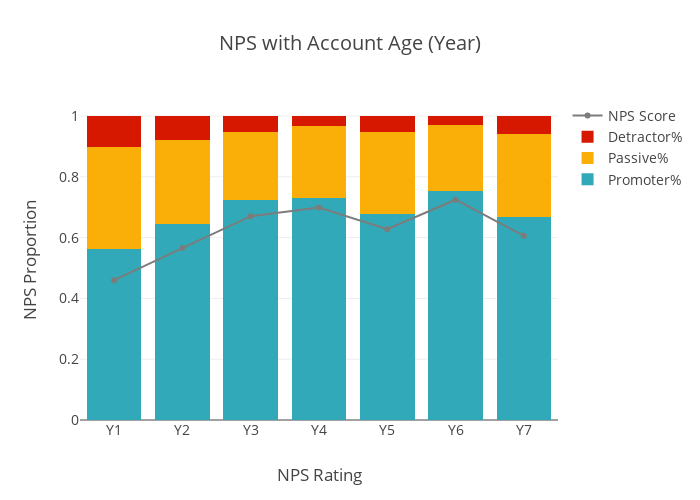

The notebook cell saved with this chart:
### Code cell
# Stack Bar Plot of propotions of promoters%, passive% and detractor% for diff Age
layout = go.Layout(
    title="NPS with Account Age (Year)",
    xaxis=dict(title='NPS Rating',tickmode = 'linear', categoryorder='array', side='bottom',type="category"),
    width=700,
    height=500,
    autosize=False,
    #yaxis=dict ( tickmode = 'linear',autorange="reversed",type="category")
    yaxis=dict(
            title='NPS Proportion'
        ),
    font=dict(size=14))

def agebardata(df,column):
    data=[]
    data1 = go.Bar(
        x=df[column],
        y=df['Promoter%'],
        marker=dict(color='#31A9B8'),
        name = 'Promoter%')
    data2 = go.Bar(
        x=df[column],
        y=df['Passive%'],
        marker=dict(color='#FAAF08'),
        name ='Passive%')
    data3 = go.Bar(
        x=df[column],
        y=df['Detractor%'],
        marker=dict(color='#D61800'),
        name ='Detractor%')
    data.append(data1)
    data.append(data2)
    data.append(data3)
    return data

data4 = go.Scatter(
                  x=agelevel2['Age_Year'], 
                  y=agelevel2['NPS'], 
                  mode='lines+markers',
                  marker=go.Marker(color='#7c7c7c'),
                  name='NPS Score'
                  )
data=agebardata(agelevel2,'Age_Year')
data.append(data4)
fig = go.Figure(data=data,layout=layout)
fig['layout'].update(barmode='stack')
iplot(fig,show_link=False)
#offline.plot(fig,image_height=500,image_width=750,image='png')
agenps = offline.plot(fig, include_plotlyjs=False, output_type='div',show_link=False,image_width=750, image_height=500)

### Figure 1 — Plotly figure (JSON) as saved in the notebook; plotly's stock layout.template omitted (floating-point values rounded to 4 significant figures)
{"data": [{"marker": {"color": "#31A9B8"}, "name": "Promoter%", "type": "bar", "x": ["Y1", "Y2", "Y3", "Y4", "Y5", "Y6", "Y7"], "y": [0.5615, 0.6451, 0.7225, 0.7312, 0.6788, 0.7536, 0.6667]}, {"marker": {"color": "#FAAF08"}, "name": "Passive%", "type": "bar", "x": ["Y1", "Y2", "Y3", "Y4", "Y5", "Y6", "Y7"], "y": [0.3369, 0.2761, 0.2254, 0.2366, 0.2701, 0.2174, 0.2727]}, {"marker": {"color": "#D61800"}, "name": "Detractor%", "type": "bar", "x": ["Y1", "Y2", "Y3", "Y4", "Y5", "Y6", "Y7"], "y": [0.1016, 0.07887, 0.05202, 0.03226, 0.05109, 0.02899, 0.06061]}, {"marker": {"color": "#7c7c7c"}, "mode": "lines+markers", "name": "NPS Score", "type": "scatter", "x": ["Y1", "Y2", "Y3", "Y4", "Y5", "Y6", "Y7"], "y": [0.4599, 0.5662, 0.6705, 0.6989, 0.6277, 0.7246, 0.6061]}], "layout": {"autosize": false, "barmode": "stack", "font": {"size": 14}, "height": 500, "title": "NPS with Account Age (Year)", "width": 700, "xaxis": {"categoryorder": "array", "side": "bottom", "tickmode": "linear", "title": "NPS Rating", "type": "category"}, "yaxis": {"title": "NPS Proportion"}}}
